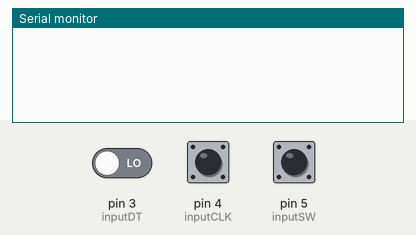
Simulated run of this sketch. Board: Arduino Uno, built with avr-gcc and run on an emulated ATmega328P. Shown: the last lines printed to the serial monitor. The test bench sets the inputs (shaded band); at power-on: pin 4 (inputCLK) HIGH, pin 5 (inputSW) HIGH, pin 3 (inputDT) LOW.

Above: at 1.2 s.
1.3 s: pin 4 (inputCLK) driven LOW
At 2.4 s:
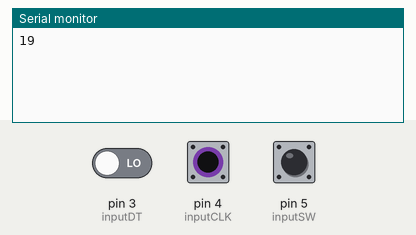
2.8 s: pin 5 (inputSW) pulled LOW for 0.15 s
At 3.9 s:
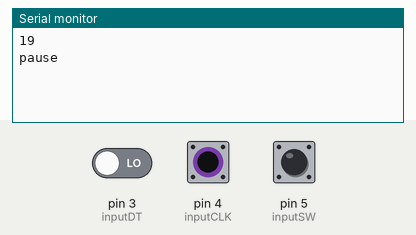
4.7 s: pin 5 (inputSW) pulled LOW for 1 s
At 6.9 s:
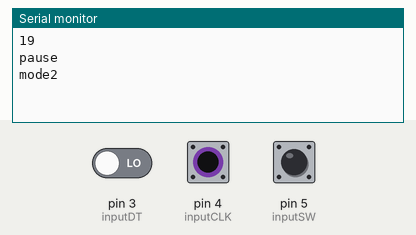
7.2 s: pin 5 (inputSW) pulled LOW for 0.15 s
At 8.4 s:
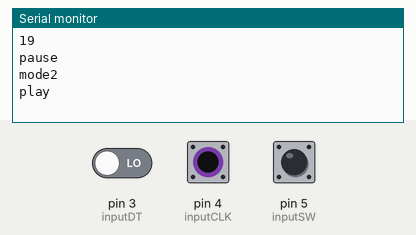
9.0 s: pin 4 (inputCLK) pulsed HIGH 5 times (0.12 s each, 0.3 s apart)
At 11.2 s:
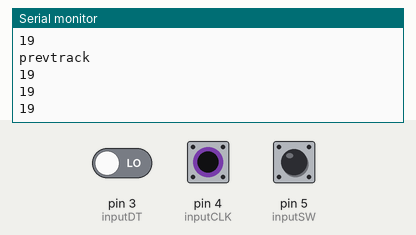
12.0 s: pin 5 (inputSW) pulsed LOW 2 times (0.12 s each, 0.3 s apart)
At 12.8 s:
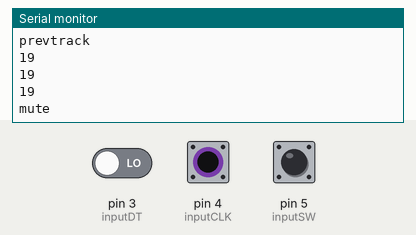

The sketch:

getDataFromArduino.ino
```cpp
// Setting input pins for the rotary encoder
#define inputCLK 4
#define inputDT 3
#define inputSW 5

// Button timing variables
#define debounce 20
#define double_click_gap 250
#define holdTime 1000

// Media and volume variables
int volume = 20;
int next = 0;
int prev = 0;
int pause = 0;
int play = 0;
int previousStateCLK;
int currentStateCLK;
int mode = 1;
int max_modes = 3;

// Other button variables
boolean buttonVal = HIGH; // reads value from button
boolean buttonLast = HIGH; // buffered value of the button's previous state
boolean DCwaiting = false; // whether we're waiting for a double click (down)
boolean DConUp = false; // whether to register a double click on next release, or whether to wait and click
boolean singleOK = true; // whether it's OK to do a single click
long downTime = -1; // time the button was pressed down
long upTime = -1; // time the button was released
boolean ignoreUp = false; // whether to ignore the button release because the click+hold was triggered
boolean waitForUp = false; // when held, whether to wait for the up event
boolean holdEventPast = false; // whether or not the hold event happened already
boolean longHoldEventPast = false;// whether or not the long hold event happened already

//-----------------------------------------

void setup()
{
  pinMode(inputCLK, INPUT);
  pinMode(inputDT, INPUT);
  pinMode(inputSW, INPUT_PULLUP);
  digitalWrite(inputSW, HIGH );
  previousStateCLK = digitalRead(inputCLK);
  Serial.begin(9600);
}

void loop()
{
  // Read the current state of inputCLK
  currentStateCLK = digitalRead(inputCLK);
  // If the previous and the current state of the inputCLK are different then a pulse has occured
  if (currentStateCLK != previousStateCLK)
  {
    // If the inputDT state is different than the inputCLK state then
    // the encoder is rotating counterclockwise
    if (digitalRead(inputDT) != currentStateCLK)
    {
      rotateRight();
    }
    else
    {
      rotateLeft();
    }
    // Update previousStateCLK with the current state
    previousStateCLK = currentStateCLK;
    // Sends desired volume to serial monitor
    Serial.println(volume);
  }
  // Checks what actions are performed
  int b = checkButton();
  if (b == 1) singleClick();
  if (b == 2) doubleClick();
  if (b == 3) buttonHold();
}

// Single click will pause and play media
void singleClick()
{
  pause++;
  if (pause >= 2)
  {
    pause = 0;
    Serial.println("play");
  }
  else
    Serial.println("pause");
}

// Mutes the audio
void doubleClick()
{
  Serial.println("mute");
}

// When you hold the button, the program will switch to what I call "Shuffle mode" (mode 2)
void buttonHold()
{
  mode++;
  if (mode >= max_modes)
  {
    mode = 1;
    Serial.println("mode1");
  }
  else
    Serial.println("mode2");
}

// This function detects if the button is pressed once, twice or if you're holding it
int checkButton()
{
  int event = 0;
  buttonVal = digitalRead(inputSW);
  if (buttonVal == LOW && buttonLast == HIGH && (millis() - upTime) > debounce)
  {
    downTime = millis();
    ignoreUp = false;
    waitForUp = false;
    singleOK = true;
    holdEventPast = false;
    longHoldEventPast = false;
    if ((millis() - upTime) < double_click_gap && DConUp == false && DCwaiting == true) DConUp = true;
    else DConUp = false;
    DCwaiting = false;
  }
  else if (buttonVal == HIGH && buttonLast == LOW && (millis() - downTime) > debounce)
  {
    if (not ignoreUp)
    {
      upTime = millis();
      if (DConUp == false) DCwaiting = true;
      else
      {
        event = 2;
        DConUp = false;
        DCwaiting = false;
        singleOK = false;
      }
    }
  }
  if ( buttonVal == HIGH && (millis() - upTime) >= double_click_gap && DCwaiting == true && DConUp == false && singleOK == true)
  {
    event = 1;
    DCwaiting = false;
  }
  if (buttonVal == LOW && (millis() - downTime) >= 1000)
  {
    if ((millis() - downTime) >= holdTime)
    {
      if (not longHoldEventPast)
      {
        waitForUp = true;
        ignoreUp = true;
        DConUp = false;
        DCwaiting = false;
        event = 3;
        longHoldEventPast = true;
      }
    }
  }
  buttonLast = buttonVal;
  return event;
}

// If rotated CCW it will decrease the volume(mode 1) or play previous song(mode 2)
void rotateLeft()
{
  switch (mode)
  {
    // Decrease the volumeume.
    case 1:
      if (volume > 0)
      {
        volume = volume - 1;
      }
      break;

    // Previous song
    case 2:
      prev = prev - 1;
      if (prev <= -4)
      {
        Serial.println("prevtrack");
        prev = 0;
      }
      break;
  }
}

// If rotated CW it will increase the volume(mode 1) or play next song(mode 2)
void rotateRight()
{
  switch (mode)
  {
    // Increase the volumeume.
    case 1:
      if (volume < 100)
      {
        volume = volume + 1;
      }
      break;
    // Next song
    case 2:
      next = next + 1;
      if (next >= 4)
      {
        Serial.println("nexttrack");
        next = 0;
      }
      break;
  }
}
```

Measured:
- after the input at 1.3 s, the serial monitor: prints a new line at once (image 1)
- after the input at 2.8 s, the serial monitor: prints a new line after 0.40 s (image 2)
- after the input at 4.7 s, the serial monitor: prints a new line after 1.0 s (image 3)
- after the input at 7.2 s, the serial monitor: prints a new line after 0.40 s (image 4)
- after the input at 9.0 s, the serial monitor: prints a new line at once (image 5)
- after the input at 12.0 s, the serial monitor: prints a new line after 0.42 s (image 6)
